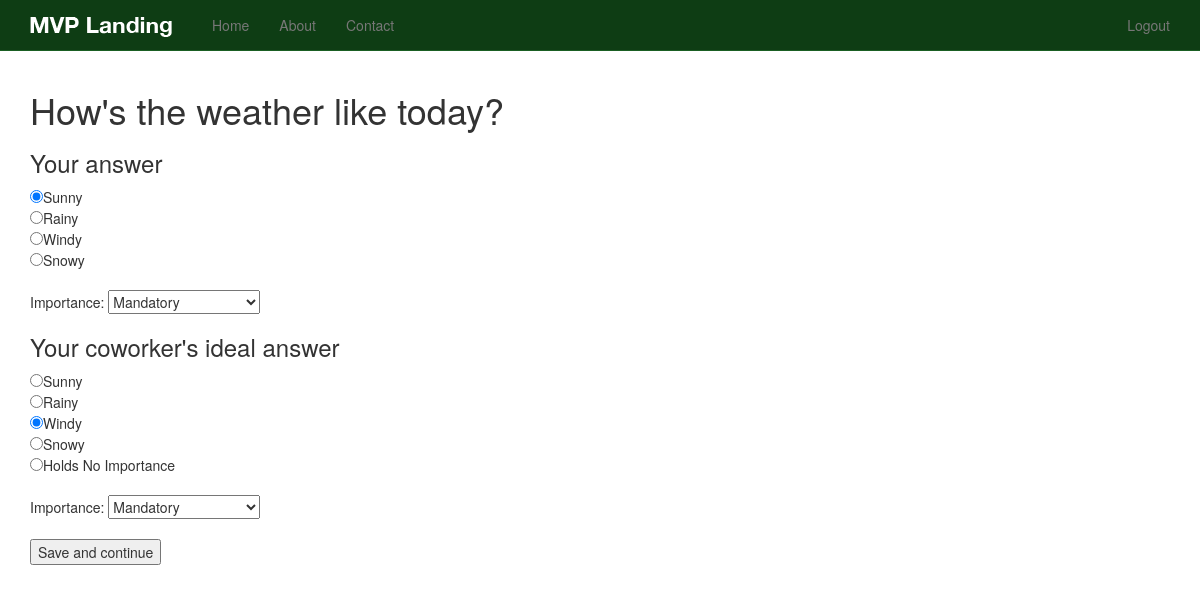
Page /question/1 (signed in) on the earlier database version.
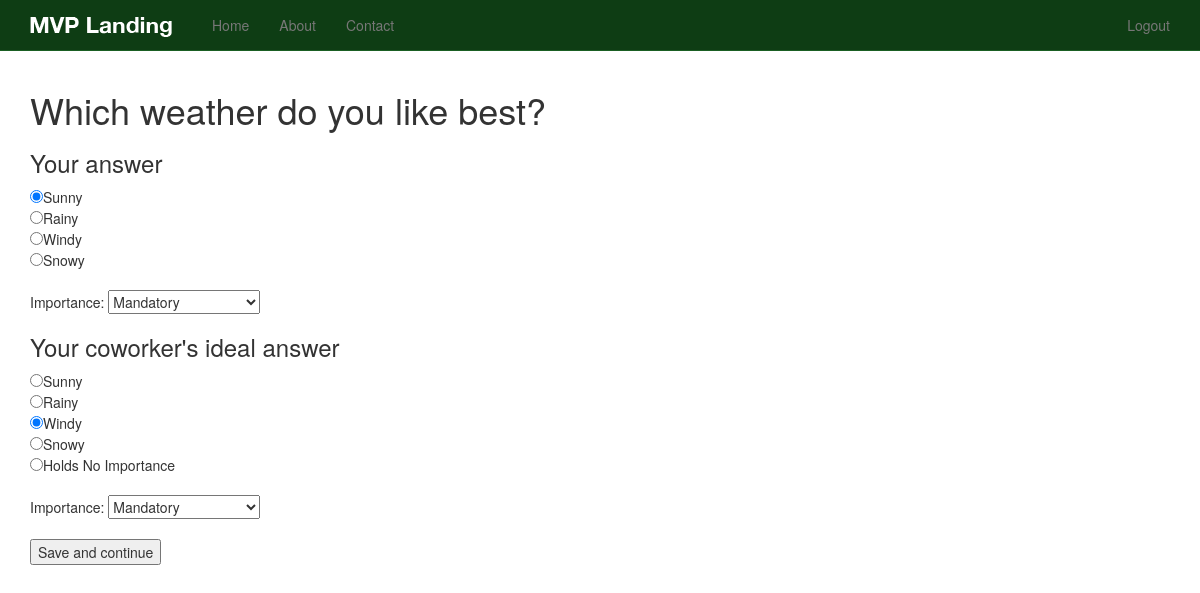
Same page on the later database version.
### questions/models.py (models this page shows, shortened)
class Question(models.Model):
    text = models.TextField()
    active = models.BooleanField(default=True)
    draft = models.BooleanField(default=False)
    timestamp = models.DateTimeField(auto_now_add=True, auto_now=False)

### questions/views.py (the view, shortened to what this page needs)
# urls.py: url(r'^question/(?P<id>\d+)$', 'questions.views.single', name='question_single'),
def single(request, id):
    if request.user.is_authenticated():
        queryset = Question.objects.all().order_by('-timestamp')
        instance = get_object_or_404(Question, id=id)
        try:
            user_answer = UserAnswer.objects.get(user=request.user,question=instance)
        except UserAnswer.DoesNotExist:
            user_answer = UserAnswer()
        except UserAnswer.MultipleObjectsReturned:
            user_answer = UserAnswer.objects.filter(user=request.user,question=instance)[0]
        except:
            user_answer = UserAnswer()
        form = UserResponseForm(request.POST or None)
        context = {
            'form': form,
            'instance': instance,
            'user_answer': user_answer,
        }
        return render(request, 'questions/single.html', context)
    else:
        raise Http404

### questions/forms.py (shortened to what this page needs)
class UserResponseForm(forms.Form):
    question_id = forms.IntegerField()
    answer_id = forms.IntegerField()
    importance_level = forms.ChoiceField(choices=LEVELS)
    their_answer_id = forms.IntegerField()
    their_importance_level = forms.ChoiceField(choices=LEVELS)

### templates/questions/single.html (shortened to what this page needs)
{% extends 'base.html' %}
{% block content %}
<form method="POST" action="">{% csrf_token %}
  <h1>{{ instance.text }}</h1>
  <h3>Your answer</h3>
{% for ans in instance.answer_set.all %}
  <input type="radio" name="answer_id" value="{{ ans.id }}" {% if user_answer.my_answer.id == ans.id %}checked="checked"{% endif %} />{{ ans.text }}</br>
{% endfor %}
  <br/>
  Importance: {{ form.importance_level }}
  <h3>Your coworker's ideal answer</h3>
{% for ans in instance.answer_set.all %}
  <input type="radio" name="their_answer_id" value="{{ ans.id }}" {% if user_answer.their_answer.id == ans.id %}checked="checked"{% endif %} />{{ ans.text }}</br>
{% endfor %}
  <input type="radio" name="their_answer_id" value="-1" {% if not user_answer.their_answer %}checked="checked"{% endif %} />Holds No Importance</br>
  <br/>
  Importance: {{ form.their_importance_level }}
  <br/><br/>
  <input type="submit" value="Save and continue" />
</form>
{% endblock %}

Differences in the rows shown:
changed Question: text "How's the weather like today?" → "Which weather do you like best?"
